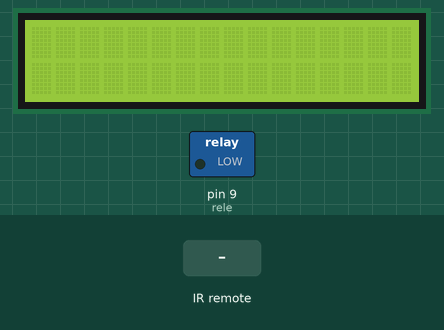
Recording of a sketch running on a simulated Arduino Uno, built with avr-gcc and run on an emulated ATmega328P. Parts: 16×2 character LCD, switched loads named in the sketch (green lamp = pin HIGH). Inputs (shaded band) come from the test bench. What the sketch prints to the serial monitor is not drawn.

Above: at 1.2 s.
1.3 s: infrared code 0x83B19366 received
At 1.8 s:
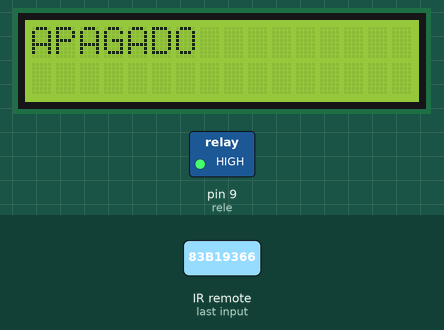
3.0 s: infrared code 0x68733A46 received
At 4.3 s:
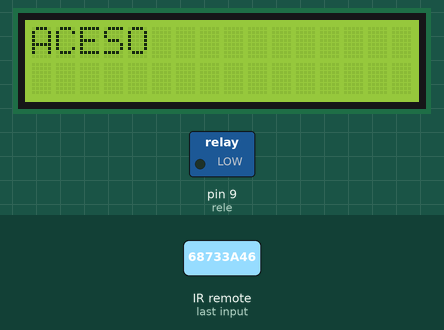
Timing chart, 0 to 6.0 s (numbered marks = the images above; inputs shaded):
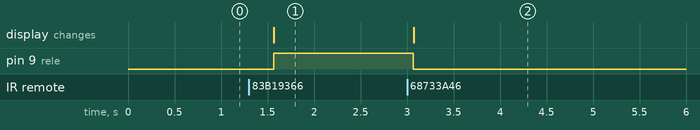

The sketch:

sada.ino
```cpp
#include <IRremote.h>
#include <LiquidCrystal.h>

LiquidCrystal lcd(2,3,4,5,6,7); //LCD parametros = portas digitais

void mais(){
  lcd.clear();
  lcd.setCursor(0,0);
  lcd.write("ACESO");
}

void menos(){
  lcd.clear();
  lcd.setCursor(0,0);
  lcd.write("APAGADO");
}

void desconhecido(){
  lcd.clear();
  lcd.setCursor(0,0);
  lcd.write("OPERACAO");
  lcd.setCursor(0,1);
  lcd.write("NEGADA");
}

int pegar = 8; // Porta digital q esta conectado o sendor infra
int rele = 9;

void acender(){
  digitalWrite(rele,0);
}

void apagar(){
  digitalWrite(rele,1);
}

IRrecv irrecv(pegar);
decode_results resultado;

void setup()
{
  pinMode(rele,OUTPUT);


  Serial.begin(9600);
  irrecv.enableIRIn();  // Inicializa o receptor IR
  lcd.begin(16, 2);


}
void loop(){

  if (irrecv.decode(&resultado)== true){   //VerdigitalWrite(rele,1);ifica se recebeu algum sinal
    Serial.print("Valor lido: ");//Mostra código
    Serial.println(resultado.value, HEX);
    if(resultado.value == 0x68733A46){
      acender();
      mais();
    }else if(resultado.value == 0x83B19366){
      apagar();
      menos();
    }else desconhecido();
    irrecv.resume(); // "Descarrega" o valor lido
  }

  delay(300);
}
```

Measured:
- after the input at 1.3 s, pin 9 (rele): LOW → HIGH after 0.26 s; the display: changes after 0.27 s (image 1)
- after the input at 3.0 s, pin 9 (rele): HIGH → LOW after 0.07 s; the display: changes after 0.07 s (image 2)
